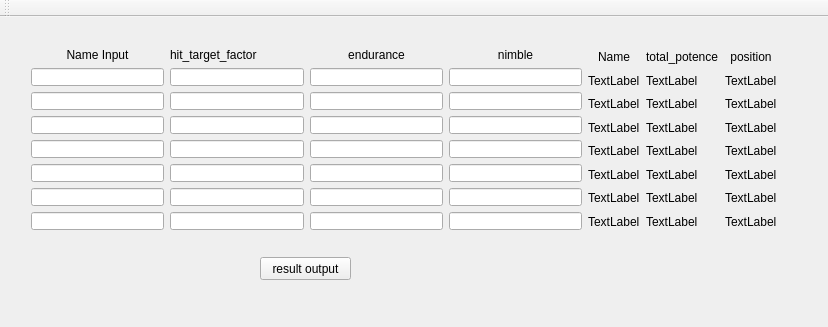
<?xml version="1.0" encoding="UTF-8"?>
<ui version="4.0">
 <class>QMMainWindow</class>
 <widget class="QMainWindow" name="QMMainWindow">
  <property name="geometry">
   <rect>
    <x>0</x>
    <y>0</y>
    <width>828</width>
    <height>327</height>
   </rect>
  </property>
  <property name="windowTitle">
   <string>QMMainWindow</string>
  </property>
  <widget class="QWidget" name="centralWidget">
   <widget class="QPushButton" name="pushButton">
    <property name="geometry">
     <rect>
      <x>260</x>
      <y>240</y>
      <width>91</width>
      <height>23</height>
     </rect>
    </property>
    <property name="text">
     <string>result output</string>
    </property>
   </widget>
   <widget class="QWidget" name="">
    <property name="geometry">
     <rect>
      <x>20</x>
      <y>20</y>
      <width>768</width>
      <height>204</height>
     </rect>
    </property>
    <layout class="QHBoxLayout" name="horizontalLayout_2">
     <item>
      <layout class="QHBoxLayout" name="horizontallLayout_6">
       <item>
        <layout class="QVBoxLayout" name="verticalLayout">
         <item>
          <layout class="QHBoxLayout" name="horizontalLayout">
           <item>
            <widget class="QLabel" name="label">
             <property name="text">
              <string>Name Input</string>
             </property>
             <property name="alignment">
              <set>Qt::AlignCenter</set>
             </property>
            </widget>
           </item>
           <item>
            <widget class="QLabel" name="label_2">
             <property name="text">
              <string>hit_target_factor</string>
             </property>
            </widget>
           </item>
           <item>
            <widget class="QLabel" name="label_3">
             <property name="text">
              <string>endurance</string>
             </property>
             <property name="alignment">
              <set>Qt::AlignCenter</set>
             </property>
            </widget>
           </item>
           <item>
            <widget class="QLabel" name="label_17">
             <property name="text">
              <string>nimble</string>
             </property>
             <property name="alignment">
              <set>Qt::AlignCenter</set>
             </property>
            </widget>
           </item>
          </layout>
         </item>
         <item>
          <layout class="QGridLayout" name="gridLayout">
           <item row="0" column="1">
            <widget class="QLineEdit" name="lineEdit_2"/>
           </item>
           <item row="0" column="2">
            <widget class="QLineEdit" name="lineEdit_3"/>
           </item>
           <item row="0" column="3">
            <widget class="QLineEdit" name="lineEdit_4"/>
           </item>
           <item row="1" column="0">
            <widget class="QLineEdit" name="lineEdit_5"/>
           </item>
           <item row="1" column="1">
            <widget class="QLineEdit" name="lineEdit_6"/>
           </item>
           <item row="1" column="2">
            <widget class="QLineEdit" name="lineEdit_7"/>
           </item>
           <item row="1" column="3">
            <widget class="QLineEdit" name="lineEdit_8"/>
           </item>
           <item row="2" column="0">
            <widget class="QLineEdit" name="lineEdit_13"/>
           </item>
           <item row="2" column="1">
            <widget class="QLineEdit" name="lineEdit_9"/>
           </item>
           <item row="2" column="2">
            <widget class="QLineEdit" name="lineEdit_15"/>
           </item>
           <item row="2" column="3">
            <widget class="QLineEdit" name="lineEdit_10"/>
           </item>
           <item row="3" column="0">
            <widget class="QLineEdit" name="lineEdit_14"/>
           </item>
           <item row="3" column="1">
            <widget class="QLineEdit" name="lineEdit_11"/>
           </item>
           <item row="3" column="2">
            <widget class="QLineEdit" name="lineEdit_12"/>
           </item>
           <item row="3" column="3">
            <widget class="QLineEdit" name="lineEdit_16"/>
           </item>
           <item row="4" column="0">
            <widget class="QLineEdit" name="lineEdit_29"/>
           </item>
           <item row="4" column="1">
            <widget class="QLineEdit" name="lineEdit_25"/>
           </item>
           <item row="4" column="2">
            <widget class="QLineEdit" name="lineEdit_28"/>
           </item>
           <item row="4" column="3">
            <widget class="QLineEdit" name="lineEdit_26"/>
           </item>
           <item row="5" column="0">
            <widget class="QLineEdit" name="lineEdit_30"/>
           </item>
           <item row="5" column="1">
            <widget class="QLineEdit" name="lineEdit_27"/>
           </item>
           <item row="5" column="2">
            <widget class="QLineEdit" name="lineEdit_31"/>
           </item>
           <item row="5" column="3">
            <widget class="QLineEdit" name="lineEdit_32"/>
           </item>
           <item row="6" column="0">
            <widget class="QLineEdit" name="lineEdit_22"/>
           </item>
           <item row="6" column="1">
            <widget class="QLineEdit" name="lineEdit_19"/>
           </item>
           <item row="6" column="2">
            <widget class="QLineEdit" name="lineEdit_20"/>
           </item>
           <item row="6" column="3">
            <widget class="QLineEdit" name="lineEdit_24"/>
           </item>
           <item row="0" column="0">
            <widget class="QLineEdit" name="lineEdit"/>
           </item>
          </layout>
         </item>
        </layout>
       </item>
       <item>
        <layout class="QVBoxLayout" name="verticalLayout_2">
         <item>
          <widget class="QLabel" name="label_16">
           <property name="text">
            <string>Name</string>
           </property>
           <property name="alignment">
            <set>Qt::AlignCenter</set>
           </property>
          </widget>
         </item>
         <item>
          <widget class="QLabel" name="label_18">
           <property name="text">
            <string>TextLabel</string>
           </property>
          </widget>
         </item>
         <item>
          <widget class="QLabel" name="label_4">
           <property name="text">
            <string>TextLabel</string>
           </property>
          </widget>
         </item>
         <item>
          <widget class="QLabel" name="label_6">
           <property name="text">
            <string>TextLabel</string>
           </property>
          </widget>
         </item>
         <item>
          <widget class="QLabel" name="label_9">
           <property name="text">
            <string>TextLabel</string>
           </property>
          </widget>
         </item>
         <item>
          <widget class="QLabel" name="label_10">
           <property name="text">
            <string>TextLabel</string>
           </property>
          </widget>
         </item>
         <item>
          <widget class="QLabel" name="label_13">
           <property name="text">
            <string>TextLabel</string>
           </property>
          </widget>
         </item>
         <item>
          <widget class="QLabel" name="label_14">
           <property name="text">
            <string>TextLabel</string>
           </property>
          </widget>
         </item>
        </layout>
       </item>
       <item>
        <layout class="QVBoxLayout" name="verticalLayout_3">
         <item>
          <widget class="QLabel" name="label_19">
           <property name="text">
            <string>total_potence</string>
           </property>
          </widget>
         </item>
         <item>
          <widget class="QLabel" name="label_5">
           <property name="text">
            <string>TextLabel</string>
           </property>
          </widget>
         </item>
         <item>
          <widget class="QLabel" name="label_20">
           <property name="text">
            <string>TextLabel</string>
           </property>
          </widget>
         </item>
         <item>
          <widget class="QLabel" name="label_7">
           <property name="text">
            <string>TextLabel</string>
           </property>
          </widget>
         </item>
         <item>
          <widget class="QLabel" name="label_8">
           <property name="text">
            <string>TextLabel</string>
           </property>
          </widget>
         </item>
         <item>
          <widget class="QLabel" name="label_11">
           <property name="text">
            <string>TextLabel</string>
           </property>
          </widget>
         </item>
         <item>
          <widget class="QLabel" name="label_12">
           <property name="text">
            <string>TextLabel</string>
           </property>
          </widget>
         </item>
         <item>
          <widget class="QLabel" name="label_15">
           <property name="text">
            <string>TextLabel</string>
           </property>
          </widget>
         </item>
        </layout>
       </item>
      </layout>
     </item>
     <item>
      <layout class="QVBoxLayout" name="verticalLayout_4">
       <item>
        <widget class="QLabel" name="label_21">
         <property name="text">
          <string>position</string>
         </property>
         <property name="alignment">
          <set>Qt::AlignCenter</set>
         </property>
        </widget>
       </item>
       <item>
        <widget class="QLabel" name="label_22">
         <property name="text">
          <string>TextLabel</string>
         </property>
        </widget>
       </item>
       <item>
        <widget class="QLabel" name="label_23">
         <property name="text">
          <string>TextLabel</string>
         </property>
        </widget>
       </item>
       <item>
        <widget class="QLabel" name="label_24">
         <property name="text">
          <string>TextLabel</string>
         </property>
        </widget>
       </item>
       <item>
        <widget class="QLabel" name="label_25">
         <property name="text">
          <string>TextLabel</string>
         </property>
        </widget>
       </item>
       <item>
        <widget class="QLabel" name="label_26">
         <property name="text">
          <string>TextLabel</string>
         </property>
        </widget>
       </item>
       <item>
        <widget class="QLabel" name="label_27">
         <property name="text">
          <string>TextLabel</string>
         </property>
        </widget>
       </item>
       <item>
        <widget class="QLabel" name="label_28">
         <property name="text">
          <string>TextLabel</string>
         </property>
        </widget>
       </item>
      </layout>
     </item>
    </layout>
   </widget>
  </widget>
  <widget class="QMenuBar" name="menuBar">
   <property name="geometry">
    <rect>
     <x>0</x>
     <y>0</y>
     <width>828</width>
     <height>23</height>
    </rect>
   </property>
  </widget>
  <widget class="QToolBar" name="mainToolBar">
   <attribute name="toolBarArea">
    <enum>TopToolBarArea</enum>
   </attribute>
   <attribute name="toolBarBreak">
    <bool>false</bool>
   </attribute>
  </widget>
 </widget>
 <layoutdefault spacing="6" margin="11"/>
 <tabstops>
  <tabstop>lineEdit</tabstop>
  <tabstop>lineEdit_5</tabstop>
  <tabstop>lineEdit_13</tabstop>
  <tabstop>lineEdit_14</tabstop>
  <tabstop>lineEdit_29</tabstop>
  <tabstop>lineEdit_30</tabstop>
  <tabstop>lineEdit_22</tabstop>
  <tabstop>lineEdit_2</tabstop>
  <tabstop>lineEdit_6</tabstop>
  <tabstop>lineEdit_9</tabstop>
  <tabstop>lineEdit_11</tabstop>
  <tabstop>lineEdit_25</tabstop>
  <tabstop>lineEdit_27</tabstop>
  <tabstop>lineEdit_19</tabstop>
  <tabstop>lineEdit_3</tabstop>
  <tabstop>lineEdit_7</tabstop>
  <tabstop>lineEdit_15</tabstop>
  <tabstop>lineEdit_12</tabstop>
  <tabstop>lineEdit_28</tabstop>
  <tabstop>lineEdit_31</tabstop>
  <tabstop>lineEdit_20</tabstop>
  <tabstop>lineEdit_4</tabstop>
  <tabstop>lineEdit_8</tabstop>
  <tabstop>lineEdit_10</tabstop>
  <tabstop>lineEdit_16</tabstop>
  <tabstop>lineEdit_26</tabstop>
  <tabstop>lineEdit_32</tabstop>
  <tabstop>lineEdit_24</tabstop>
  <tabstop>pushButton</tabstop>
 </tabstops>
 <resources/>
 <connections/>
</ui>
